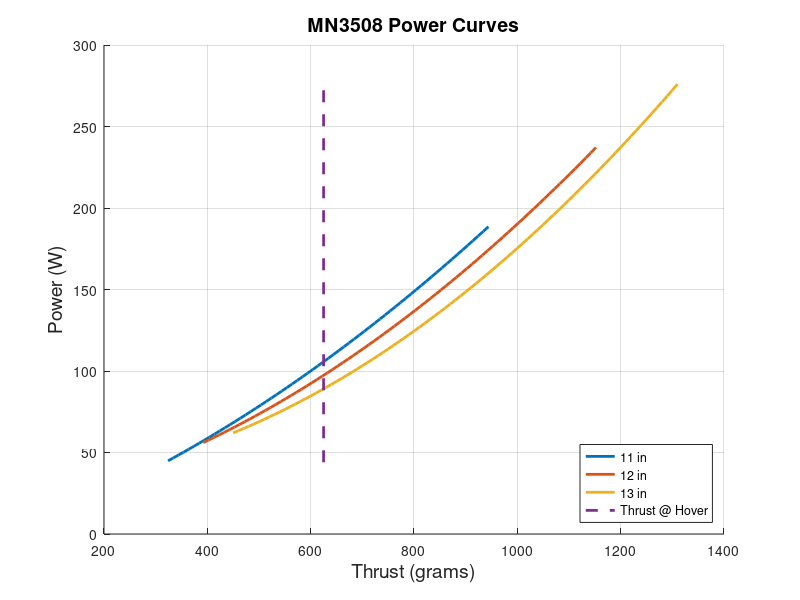
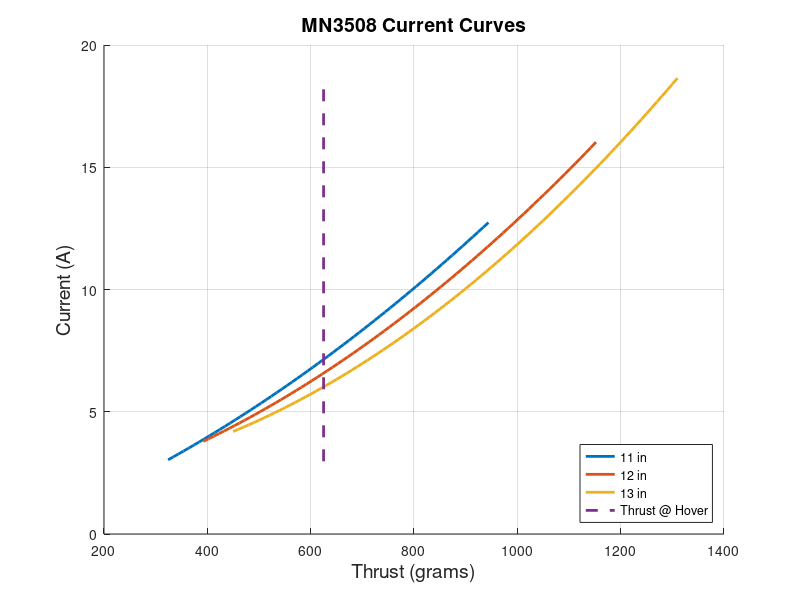

Here is the MATLAB script that generated these plots, in order:
%% MN3508 Thrust Curve
clc; clear all; close all;

%% Atmospheric conditions
    rho = 1.04447; %air density at altitude, kg/m3
    rhoSea = 1.225; %density at sea level, kg/m3
    rhoRatio = rho/rhoSea; %ratio of densities
    
%% Airframe Characteristics
    Vbatt = 14.8; %battery voltage, V
    CtomAh = 1000*0.000277778; %coulomb to amp-hr conversion
    Qbatt = 7500/CtomAh;
    
%% Calculate Power Curves
    thrust11 = [380 630 780 960 1110]*rhoRatio; %11-inch thrust @ sea level, grams
    thrust11p = thrust11(1):10:thrust11(end);
    power11 = [45.88 82.88 116.92 155.40 187.96];
    p11power = polyfit(thrust11,power11,2);
    power11p = polyval(p11power,thrust11p);
    
    thrust12 = [460 800 1000 1200 1360]*rhoRatio; %12-inch thrust @ sea level, grams
    thrust12p = thrust12(1):10:thrust12(end);
    power12 = [56.24 109.52 148.00 199.80 238.28];
    p12power = polyfit(thrust12,power12,2);
    power12p = polyval(p12power,thrust12p);
    
    thrust13p = 450:10:1310;
    power13p = 2*polyval(p12power,thrust13p) - polyval(p11power,thrust13p);

    hoverthrust = [625 625];
    hoverY = [44 276];
    
%% Evaluate endurance
    Ihover = 4*power13p(thrust13p==630)/Vbatt;
    tFlight = Qbatt/Ihover/60;
    
    
%% Plot
    figure(1)
    hold on
    grid on
    title('MN3508 Power Curves','fontsize',14)
    xlabel('Thrust (grams)','fontsize',14)
    ylabel('Power (W)','fontsize',14)
%     plot(thrust11,power11,'linewidth',2);
    h2 = plot(thrust11p,power11p,'linewidth',2);
%     plot(thrust12,power12,'linewidth',2);
    h4 = plot(thrust12p,power12p,'linewidth',2);
    h5 = plot(thrust13p,power13p,'linewidth',2);
    h6 = plot(hoverthrust,hoverY,'--','linewidth',2);
    hL2 = legend([h2,h4,h5,h6],'11 in','12 in','13 in','Thrust @ Hover','location','southeast');
    hold off
    
    figure(2)
    hold on
    grid on
    title('MN3508 Current Curves','fontsize',14)
    xlabel('Thrust (grams)','fontsize',14)
    ylabel('Current (A)','fontsize',14)
    h2 = plot(thrust11p,power11p/Vbatt,'linewidth',2);
    h4 = plot(thrust12p,power12p/Vbatt,'linewidth',2);
    h5 = plot(thrust13p,power13p/Vbatt,'linewidth',2);
    h6 = plot(hoverthrust,hoverY/Vbatt,'--','linewidth',2);
    hL2 = legend([h2,h4,h5,h6],'11 in','12 in','13 in','Thrust @ Hover','location','southeast');
    hold off